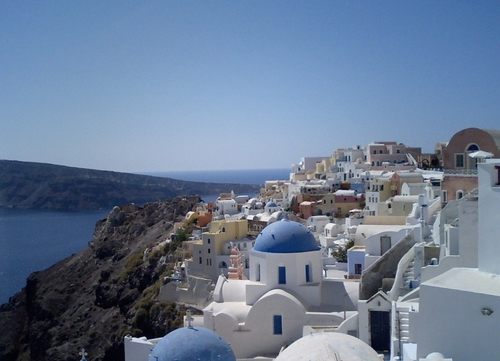
#> input picture data/images/sample.jpg, 500 x 361 px, found by its file name
$ python cv_canny.py
#> lines starting #> are read from the running program, lines starting #| are printed output that depends on the picture; after the words box and inside, x2 and y2 are one past the last pixel; in counts of white or black regions, pixels touching at a corner belong together
#!/usr/bin/env python
# -*- coding: utf-8 -*-

import numpy as np
import cv2

img = cv2.imread('Z:/data/images/sample.jpg',0)
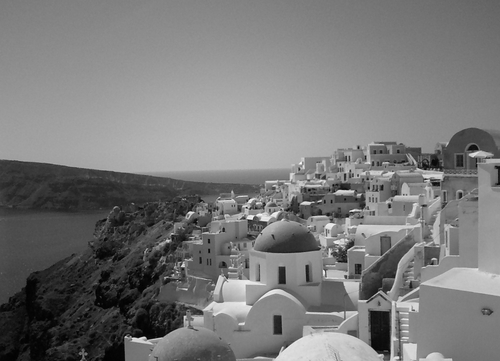
#> img: shape (361, 500); min 1, max 255, mean 120.7

edges = cv2.Canny(img,100,200)
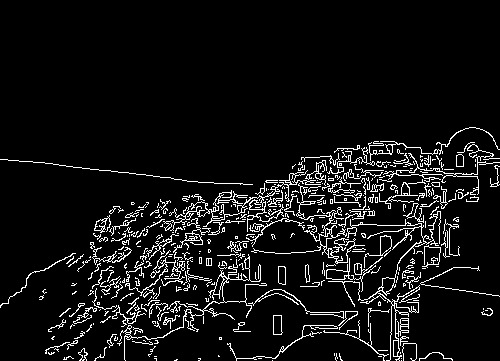
#> edges: shape (361, 500); 7.3% white in thin lines or dots, all inside (x1, y1, x2, y2) = (0, 127, 500, 361)

cv2.imshow('edges',edges)
cv2.waitKey(0)
cv2.destroyAllWindows()
